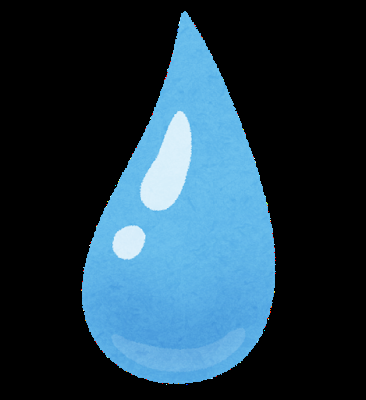
#> input picture Robotvision_hockey/image_data/shizuku.png, 366 x 400 px, given in place of the camera
$ python motion_detection.py
#> lines starting #> are read from the running program, lines starting #| are printed output that depends on the picture; after the words box and inside, x2 and y2 are one past the last pixel; in counts of white or black regions, pixels touching at a corner belong together; pictures that were not available may be replaced by others from this repository, and a replacement may not be noted
### Robotvision_hockey/Ball.py
class Ball:
    def __init__(self,y,x,h,w,ball_h,ball_w):#
        self.y=y
        self.x=x
        self.vec=[-1,2]
        self.h=h
        self.w=w
        self.ball_h=ball_h
        self.ball_w=ball_w
    # [15 lines left out: function move, not called in this run]


    def collision(self,vec):
        self.vec=vec


### Robotvision_hockey/motion_detection.py
# ライブラリのインポート
import copy

import cv2
import numpy as np

from Ball import Ball


#中心の画素に類似した色の範囲を取得する関数


#画像から特定の範囲の色のみを抽出して二値画像にする関数


#上の関数で出た画像のオプティカルフローを取得


#メインの処理
# Webカメラ設定
cap = cv2.VideoCapture(0,cv2.CAP_DSHOW)
ret, frame = cap.read() #frameは(480,640,3)
#> frame is the input picture: shape (400, 366, 3); mean B, G, R 72.8, 57.7, 33.3
ball_img = cv2.imread("./image_data/ball.png")
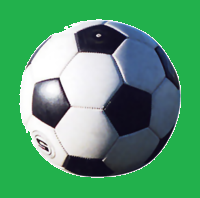
#> input picture Robotvision_hockey/image_data/ball.png, 200 x 198 px
#> ball_img is the input picture: shape (198, 200, 3); mean B, G, R 113.1, 155.6, 84.3
stadium_img = cv2.imread("./image_data/stadium.png")
# Webカメラの画面の大きさにスタジアムを合わせる
stadium_img = cv2.resize(stadium_img, (frame.shape[1], frame.shape[0]))

# ボールの高さ、幅の[半分](半分だから注意！！)
# (注意!)今回ボールの大きさが H:198、W:200と両方偶数のためこれで良いが、奇数の場合は工夫が必要
ball_h, ball_w = ball_img.shape[0] // 2, ball_img.shape[1] // 2
#> ball_h = 99; ball_w = 100

# ボールの初期位置（中心座標)をスタジアムの中心に設定
idx_h = stadium_img.shape[0] // 2
#> idx_h = 200
idx_w = stadium_img.shape[1] // 2
#> idx_w = 183


# はじめボールは中央に配置
stadium = copy.deepcopy(stadium_img)
stadium[
    (idx_h - ball_h) : (idx_h + ball_h), (idx_w - ball_w) : (idx_w + ball_w)
] = ball_img
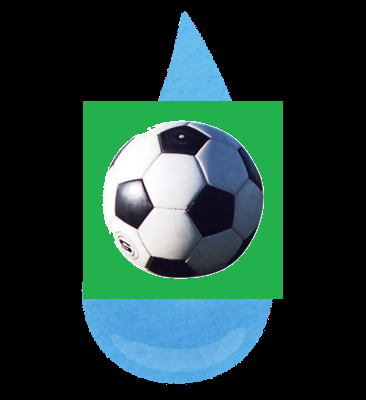
#> stadium: shape (400, 366, 3); mean B, G, R 55.9, 61.4, 33
ball = Ball(idx_h,idx_w,stadium_img.shape[0],stadium_img.shape[1],ball_h,ball_w)
start = False
# 実行
while True:


    ret, frame = cap.read() #frameは(480,640,3)
    if start:
        hsv = cv2.cvtColor(frame, cv2.COLOR_BGR2HSV)
        # HSVによる上限、下限の設定　 ([Hue, Saturation, Value])
        hsvLower = np.array([hmin, smin, vmin])  # 下限
        hsvUpper = np.array([hmax, smax, vmax])  # 上限
        # HSVからマスクを作成
        hsv_mask = cv2.inRange(hsv, hsvLower, hsvUpper)

        # medianblurを用いてノイズ成分を除去
        blur_mask = cv2.medianBlur(hsv_mask, ksize=3)

        # ラベリング結果書き出し用に二値画像をカラー変換
        src = cv2.cvtColor(blur_mask, cv2.COLOR_GRAY2BGR)
        cv2.imshow("labeling", src)
        nlabels, labels, stats, centroids = cv2.connectedComponentsWithStats(blur_mask)
        # 領域(stats[:, 4])が２つ以上ある場合(そのうち1つは背景)だけ処理
        if nlabels >= 2:
            # 面積でソート、　今回は最も大きい領域１つだけ利用
            idx = stats[:, 4].argsort()[-2]
            idx_h = int(centroids[idx, 1])
            idx_w = int(centroids[idx, 0])
            # ボールがスタジアムからはみ出す時、位置を調整
            if idx_h < ball_h:
                idx_h = ball_h
            elif idx_h >= stadium_img.shape[0] - ball_h:
                idx_h = stadium_img.shape[0] - ball_h - 1
            if idx_w < ball_w:
                idx_w = ball_w
            elif idx_w >= stadium_img.shape[1] - ball_w:
                idx_w = stadium_img.shape[1] - ball_w - 1

            # ボールの再配置
            stadium = copy.deepcopy(stadium_img)
            stadium[
                (idx_h - ball_h) : (idx_h + ball_h), (idx_w - ball_w) : (idx_w + ball_w)
            ] = ball_img
            cv2.imshow("output", stadium)
    else:
        temp = copy.deepcopy(frame)
        temp[210,290:350]=[0,0,255]
#> temp: shape (400, 366, 3); 0.04% of pixels changed, all inside (x1, y1, x2, y2) = (290, 210, 350, 211)
        temp[270,290:350]=[0,0,255]
#> temp: shape (400, 366, 3); mean B, G, R 72.8, 57.7, 33.5
        temp[210:270,290]=[0,0,255]
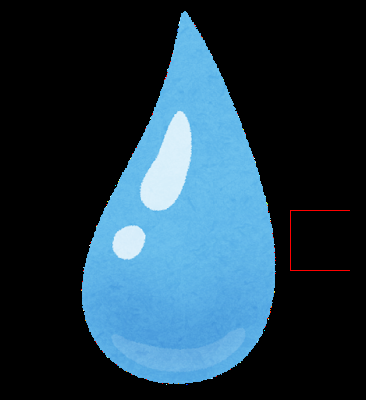
#> temp: shape (400, 366, 3); mean B, G, R 72.8, 57.7, 33.6
        temp[210:270,350]=[0,0,255]
#> temp: shape (400, 366, 3); 0.04% of pixels changed, all inside (x1, y1, x2, y2) = (350, 210, 351, 270)
        cv2.imshow("camera", temp)
    k = cv2.waitKey(1)
#> (key q is pressed here)
    if k == ord("s"):
        # 対象範囲を切り出し
        boxFromX = 290 #対象範囲開始位置 X座標
        boxFromY = 210 #対象範囲開始位置 Y座標
        boxToX = 350 #対象範囲終了位置 X座標
        boxToY = 270 #対象範囲終了位置 Y座標
        # y:y+h, x:x+w　の順で設定
        imgBox = frame[boxFromY: boxToY, boxFromX: boxToX]

        # RGB平均値を出力
        # flattenで一次元化しmeanで平均を取得
        imgBoxHsv = cv2.cvtColor(imgBox,cv2.COLOR_BGR2HSV)
        # HSV平均値を取得
        # flattenで一次元化しmeanで平均を取得
        hmin = imgBoxHsv.T[0].flatten().min()
        smin = imgBoxHsv.T[1].flatten().min()
        vmin = imgBoxHsv.T[2].flatten().min()
        hmax = imgBoxHsv.T[0].flatten().max()
        smax = imgBoxHsv.T[1].flatten().max()
        vmax = imgBoxHsv.T[2].flatten().max()
        start = not(start)


    if k == ord('q'):
        break

cap.release()
cv2.destroyAllWindows()
